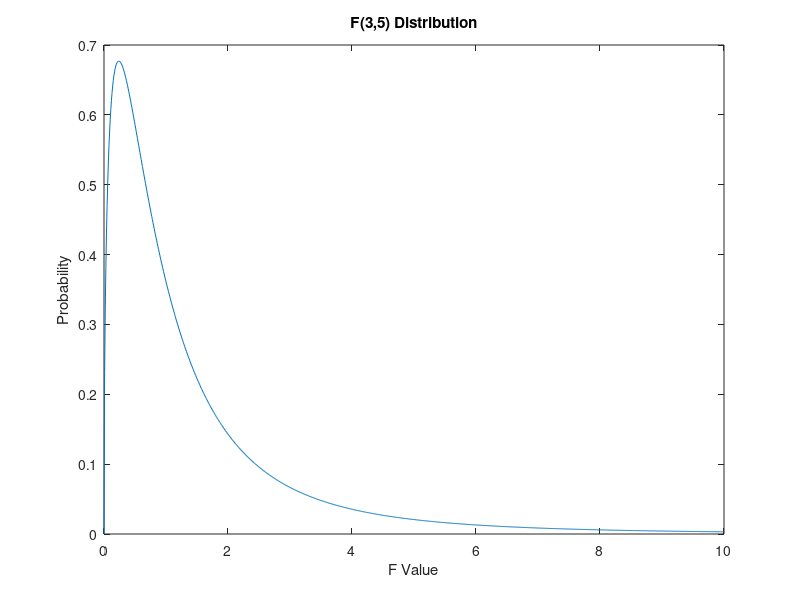

MATLAB code to generate this figure:
%% Others: Two-Sample F Test (One Sided)
%  * Zihan Chen
%  * 2015-03-29

%% F-test MATLAB
% $F = S_1^2/S_2^2$
%

clc; clear; close all;

% load data 
load examgrades;
x = grades(:,1);
y = grades(:,2);

% test 
[h, p, ci, stats] = vartest2(x, y, 'Tail', 'right');

% print answer
disp('F-Test MATLAB:');
disp(['   h = ', num2str(h)]);
disp(['   F = ', num2str(stats.fstat)]);
disp(['   p = ', num2str(p)]);

%% F-test MANUAL

% F value
fm = var(x)/var(y);

% F critical value
sl = 0.05;  % significance level
df1 = length(x)-1;
df2 = length(y)-1;
fcv = finv(1-sl, df1, df2);

% test 
hm = (fm > fcv);

% p 
pm = 1 - fcdf(fm, df1, df2);

% print answer
disp('F-Test MANUAL:');
disp(['   h = ', num2str(hm)]);
disp(['   F = ', num2str(fm)]);
disp(['   p = ', num2str(pm)]);

%% Plot of F Distribution
% * numerator dof = 3
% * denominator dof = 5

ndof = 3; 
ddof = 5;
x = 0:0.01:10;
y = fpdf(x, ndof, ddof);

figure;
plot(x,y);
title('F(3,5) Distribution');
xlabel('F Value');
ylabel('Probability');

